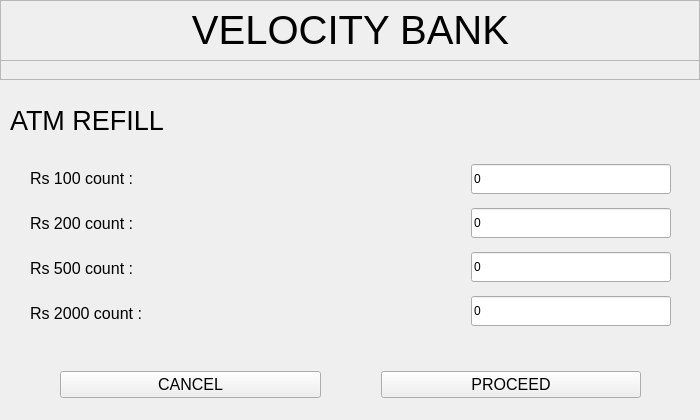
<?xml version="1.0" encoding="UTF-8"?>
<ui version="4.0">
 <class>Form</class>
 <widget class="QWidget" name="Form">
  <property name="geometry">
   <rect>
    <x>0</x>
    <y>0</y>
    <width>700</width>
    <height>420</height>
   </rect>
  </property>
  <property name="windowTitle">
   <string>Form</string>
  </property>
  <widget class="QFrame" name="frame">
   <property name="geometry">
    <rect>
     <x>0</x>
     <y>0</y>
     <width>700</width>
     <height>80</height>
    </rect>
   </property>
   <property name="styleSheet">
    <string notr="true"/>
   </property>
   <property name="frameShape">
    <enum>QFrame::StyledPanel</enum>
   </property>
   <property name="frameShadow">
    <enum>QFrame::Plain</enum>
   </property>
   <widget class="QLabel" name="label">
    <property name="geometry">
     <rect>
      <x>0</x>
      <y>0</y>
      <width>701</width>
      <height>60</height>
     </rect>
    </property>
    <property name="font">
     <font>
      <pointsize>30</pointsize>
     </font>
    </property>
    <property name="text">
     <string>VELOCITY BANK</string>
    </property>
    <property name="alignment">
     <set>Qt::AlignCenter</set>
    </property>
   </widget>
   <widget class="QFrame" name="frame_2">
    <property name="geometry">
     <rect>
      <x>0</x>
      <y>60</y>
      <width>700</width>
      <height>20</height>
     </rect>
    </property>
    <property name="styleSheet">
     <string notr="true"/>
    </property>
    <property name="frameShape">
     <enum>QFrame::StyledPanel</enum>
    </property>
    <property name="frameShadow">
     <enum>QFrame::Sunken</enum>
    </property>
    <property name="lineWidth">
     <number>0</number>
    </property>
   </widget>
  </widget>
  <widget class="QLabel" name="instructLabel">
   <property name="geometry">
    <rect>
     <x>0</x>
     <y>100</y>
     <width>700</width>
     <height>41</height>
    </rect>
   </property>
   <property name="font">
    <font>
     <pointsize>20</pointsize>
    </font>
   </property>
   <property name="text">
    <string>ATM REFILL</string>
   </property>
   <property name="margin">
    <number>1</number>
   </property>
   <property name="indent">
    <number>10</number>
   </property>
  </widget>
  <widget class="QWidget" name="horizontalLayoutWidget">
   <property name="geometry">
    <rect>
     <x>0</x>
     <y>349</y>
     <width>701</width>
     <height>71</height>
    </rect>
   </property>
   <layout class="QHBoxLayout" name="horizontalLayout">
    <property name="spacing">
     <number>60</number>
    </property>
    <property name="leftMargin">
     <number>60</number>
    </property>
    <property name="rightMargin">
     <number>60</number>
    </property>
    <item>
     <widget class="QPushButton" name="cancelBtn">
      <property name="font">
       <font>
        <pointsize>12</pointsize>
       </font>
      </property>
      <property name="text">
       <string>CANCEL</string>
      </property>
     </widget>
    </item>
    <item>
     <widget class="QPushButton" name="proceedBtn">
      <property name="font">
       <font>
        <pointsize>12</pointsize>
       </font>
      </property>
      <property name="text">
       <string>PROCEED</string>
      </property>
     </widget>
    </item>
   </layout>
  </widget>
  <widget class="QWidget" name="horizontalLayoutWidget_2">
   <property name="geometry">
    <rect>
     <x>0</x>
     <y>150</y>
     <width>701</width>
     <height>191</height>
    </rect>
   </property>
   <layout class="QHBoxLayout" name="horizontalLayout_2">
    <property name="spacing">
     <number>50</number>
    </property>
    <property name="leftMargin">
     <number>30</number>
    </property>
    <property name="rightMargin">
     <number>30</number>
    </property>
    <item>
     <layout class="QVBoxLayout" name="verticalLayout">
      <property name="spacing">
       <number>2</number>
      </property>
      <item>
       <widget class="QLabel" name="label_2">
        <property name="maximumSize">
         <size>
          <width>16777215</width>
          <height>30</height>
         </size>
        </property>
        <property name="font">
         <font>
          <pointsize>12</pointsize>
         </font>
        </property>
        <property name="text">
         <string>Rs 100 count : </string>
        </property>
       </widget>
      </item>
      <item>
       <widget class="QLabel" name="label_3">
        <property name="maximumSize">
         <size>
          <width>16777215</width>
          <height>30</height>
         </size>
        </property>
        <property name="font">
         <font>
          <pointsize>12</pointsize>
         </font>
        </property>
        <property name="text">
         <string>Rs 200 count : </string>
        </property>
       </widget>
      </item>
      <item>
       <widget class="QLabel" name="label_4">
        <property name="maximumSize">
         <size>
          <width>16777215</width>
          <height>30</height>
         </size>
        </property>
        <property name="font">
         <font>
          <pointsize>12</pointsize>
         </font>
        </property>
        <property name="text">
         <string>Rs 500 count : </string>
        </property>
       </widget>
      </item>
      <item>
       <widget class="QLabel" name="label_5">
        <property name="maximumSize">
         <size>
          <width>16777215</width>
          <height>30</height>
         </size>
        </property>
        <property name="font">
         <font>
          <pointsize>12</pointsize>
         </font>
        </property>
        <property name="text">
         <string>Rs 2000 count : </string>
        </property>
       </widget>
      </item>
     </layout>
    </item>
    <item>
     <layout class="QVBoxLayout" name="verticalLayout_2">
      <property name="spacing">
       <number>2</number>
      </property>
      <property name="leftMargin">
       <number>5</number>
      </property>
      <property name="topMargin">
       <number>2</number>
      </property>
      <property name="bottomMargin">
       <number>2</number>
      </property>
      <item>
       <widget class="QLineEdit" name="lineEdit100">
        <property name="minimumSize">
         <size>
          <width>0</width>
          <height>30</height>
         </size>
        </property>
        <property name="maximumSize">
         <size>
          <width>200</width>
          <height>16777215</height>
         </size>
        </property>
        <property name="text">
         <string>0</string>
        </property>
        <property name="maxLength">
         <number>5</number>
        </property>
       </widget>
      </item>
      <item>
       <widget class="QLineEdit" name="lineEdit200">
        <property name="minimumSize">
         <size>
          <width>0</width>
          <height>30</height>
         </size>
        </property>
        <property name="maximumSize">
         <size>
          <width>200</width>
          <height>16777215</height>
         </size>
        </property>
        <property name="text">
         <string>0</string>
        </property>
        <property name="maxLength">
         <number>5</number>
        </property>
       </widget>
      </item>
      <item>
       <widget class="QLineEdit" name="lineEdit500">
        <property name="minimumSize">
         <size>
          <width>0</width>
          <height>30</height>
         </size>
        </property>
        <property name="maximumSize">
         <size>
          <width>200</width>
          <height>16777215</height>
         </size>
        </property>
        <property name="text">
         <string>0</string>
        </property>
        <property name="maxLength">
         <number>5</number>
        </property>
       </widget>
      </item>
      <item>
       <widget class="QLineEdit" name="lineEdit2000">
        <property name="minimumSize">
         <size>
          <width>0</width>
          <height>30</height>
         </size>
        </property>
        <property name="maximumSize">
         <size>
          <width>200</width>
          <height>16777215</height>
         </size>
        </property>
        <property name="text">
         <string>0</string>
        </property>
        <property name="maxLength">
         <number>5</number>
        </property>
       </widget>
      </item>
     </layout>
    </item>
   </layout>
  </widget>
 </widget>
 <resources/>
 <connections/>
</ui>
